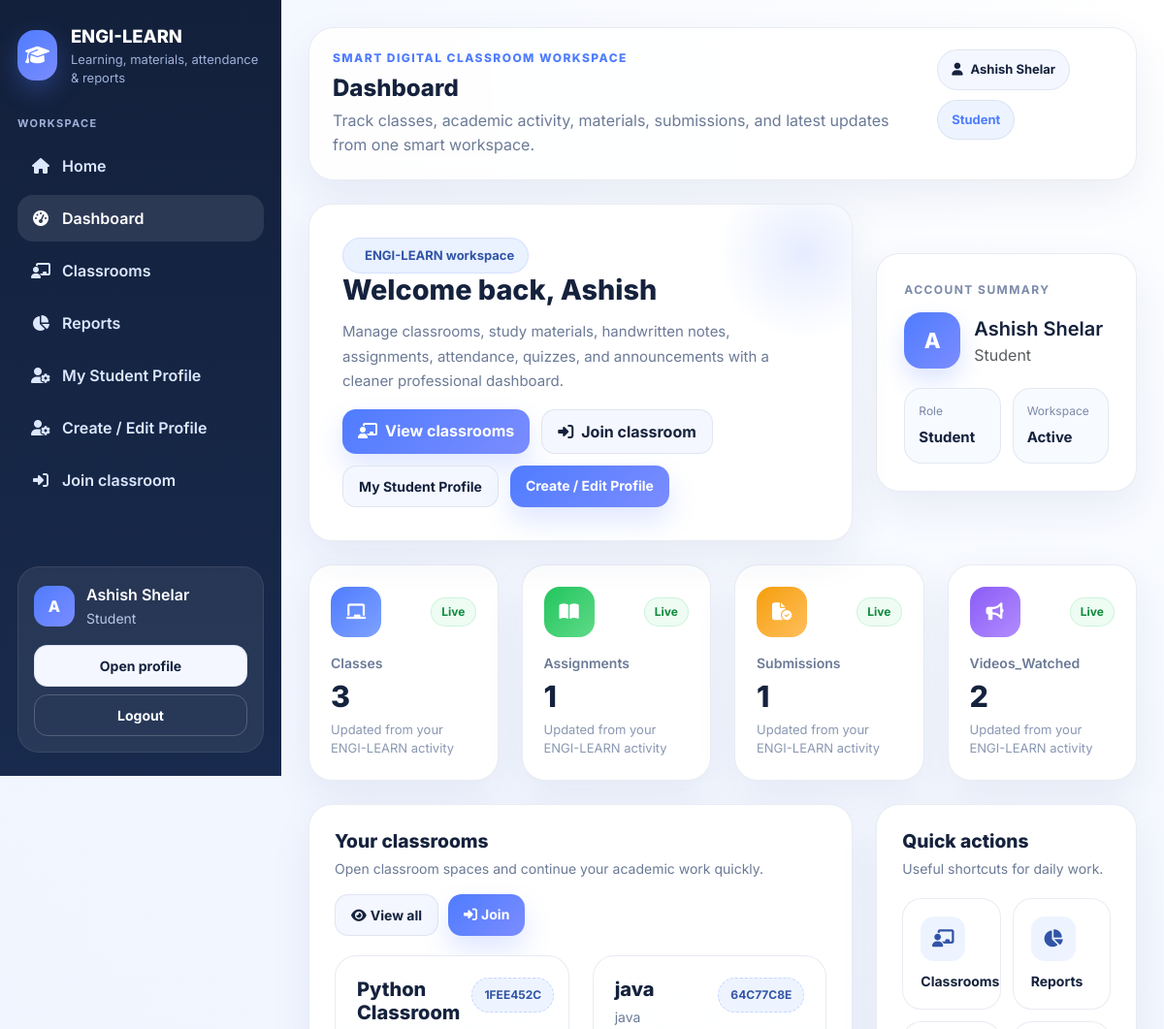
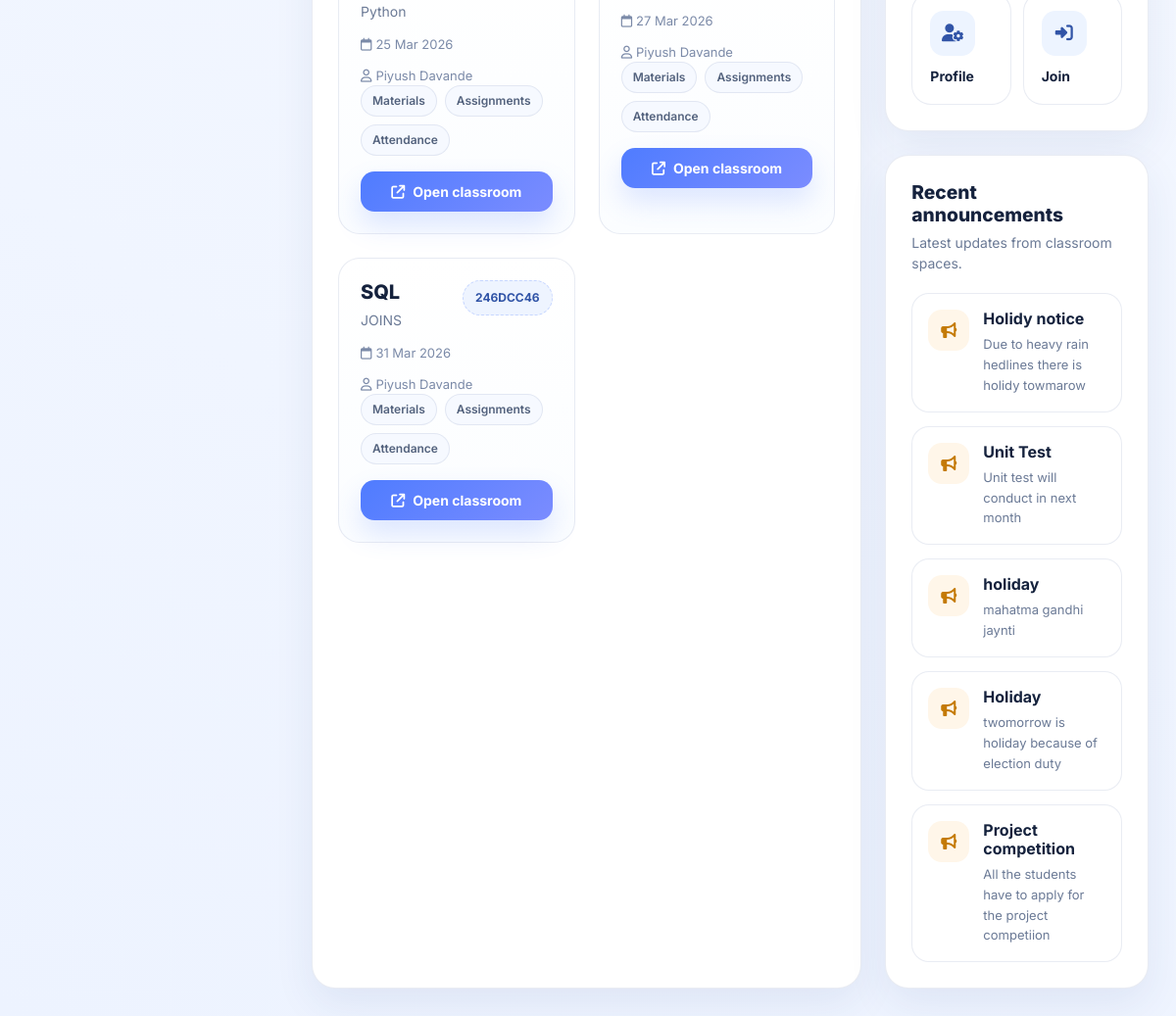
The app's page /dashboard/ (signed in) with its own data (2 pictures, top to bottom).
### core/models.py (models this page shows, shortened)
class Profile(models.Model):
    ROLE_CHOICES = (
        ('admin', 'Admin'),
        ('teacher', 'Teacher'),
        ('student', 'Student'),
    )
    user = models.OneToOneField(User, on_delete=models.CASCADE)
    role = models.CharField(max_length=20, choices=ROLE_CHOICES, default='student')
    phone = models.CharField(max_length=20, blank=True)
    bio = models.TextField(blank=True)

class Classroom(models.Model):
    teacher = models.ForeignKey(User, on_delete=models.CASCADE, related_name='teaching_classes')
    title = models.CharField(max_length=200)
    subject = models.CharField(max_length=200)
    description = models.TextField(blank=True)
    class_code = models.CharField(max_length=12, unique=True, blank=True)
    created_at = models.DateTimeField(auto_now_add=True)

class Announcement(models.Model):
    classroom = models.ForeignKey(Classroom, on_delete=models.CASCADE, related_name='announcements')
    title = models.CharField(max_length=200)
    message = models.TextField()
    created_at = models.DateTimeField(auto_now_add=True)
    class Meta:
        ordering = ['-created_at']

### core/views.py (the view, shortened to what this page needs)
# urls.py: path('dashboard/', views.dashboard, name='dashboard'),
@login_required
def dashboard(request):
    profile = request.user.profile
    if profile.role == 'teacher':
        classrooms = Classroom.objects.filter(teacher=request.user)
        stats = {
            'classes': classrooms.count(),
            'students': Enrollment.objects.filter(classroom__teacher=request.user).values('student').distinct().count(),
            'assignments': Assignment.objects.filter(classroom__teacher=request.user).count(),
            'materials': Material.objects.filter(classroom__teacher=request.user).count(),
        }
    elif profile.role == 'student':
        classrooms = Classroom.objects.filter(enrollments__student=request.user).distinct()
        stats = {
            'classes': classrooms.count(),
            'assignments': Assignment.objects.filter(classroom__enrollments__student=request.user).distinct().count(),
            'submissions': Submission.objects.filter(student=request.user).count(),
            'videos_watched': VideoWatchStatus.objects.filter(student=request.user, viewed=True).count(),
        }
    announcements = Announcement.objects.order_by('-created_at')[:5]
    return render(request, 'core/dashboard.html', {
        'profile': profile,
        'classrooms': classrooms,
        'stats': stats,
        'announcements': announcements,
    })

### core/templates/core/dashboard.html (shortened to what this page needs)
{% extends 'core/base.html' %}
{% block page_title %}Dashboard{% endblock %}
{% block page_subtitle %}Track classes, academic activity, materials, submissions, and latest updates from one smart workspace.{% endblock %}
{% block content %}
<div class="dashboard-hero mb-4">
    <div class="row g-4 align-items-center">
        <div class="col-lg-8">
            <div class="hero-card">
                <div class="hero-badge"> ENGI-LEARN workspace</div>
                <h2 class="hero-title">Welcome back, {{ user.first_name|default:user.username }}</h2>
                <p class="hero-text">Manage classrooms, study materials, handwritten notes, assignments, attendance, quizzes, and announcements with a cleaner professional dashboard.</p>
                <div class="hero-actions">
                    <a href="{% url 'classroom_list' %}" class="btn btn-gradient"><i class="fa-solid fa-chalkboard-user me-2"></i>View classrooms</a>
                    {% if profile.role == 'teacher' %}
                    <a href="{% url 'create_classroom' %}" class="btn btn-soft"><i class="fa-solid fa-plus me-2"></i>Create classroom</a>
                    {% elif profile.role == 'student' %}
                    <a href="{% url 'join_classroom' %}" class="btn btn-soft"><i class="fa-solid fa-right-to-bracket me-2"></i>Join classroom</a>
                    {% if request.user.profile.role == 'student' %}
                    <a href="{% url 'student_profile' %}" class="btn btn-soft btn-sm">My Student Profile</a>
                    <a href="{% url 'student_profile_edit' %}" class="btn btn-gradient btn-sm">Create / Edit Profile</a>
                    {% endif %}
                    {% endif %}
                </div>
            </div>
        </div>
        <div class="col-lg-4">
            <div class="hero-side-card h-100">
                <div class="side-mini-label">Account summary</div>
                <div class="side-user-row">
                    <div class="side-avatar">{{ user.first_name|default:user.username|first|upper }}</div>
                    <div>
                        <div class="fw-semibold fs-5">{{ user.get_full_name|default:user.username }}</div>
                        <div class="text-capitalize text-muted">{{ profile.role }}</div>
                    </div>
                </div>
                <div class="mini-status-grid">
                    <div class="mini-status-box"><span>Role</span><strong class="text-capitalize">{{ profile.role }}</strong></div>
                    <div class="mini-status-box"><span>Workspace</span><strong>Active</strong></div>
                </div>
            </div>
        </div>
    </div>
</div>
<div class="row g-4 mb-4">
    {% for key, value in stats.items %}
    <div class="col-sm-6 col-xl-3">
        <div class="dashboard-stat-card h-100">
            <div class="stat-top">
                <div class="stat-icon {% if forloop.counter == 1 %}icon-blue{% elif forloop.counter == 2 %}icon-green{% elif forloop.counter == 3 %}icon-orange{% else %}icon-purple{% endif %}">
                    {% if forloop.counter == 1 %}<i class="fa-solid fa-chalkboard"></i>{% elif forloop.counter == 2 %}<i class="fa-solid fa-book-open"></i>{% elif forloop.counter == 3 %}<i class="fa-solid fa-file-circle-check"></i>{% else %}<i class="fa-solid fa-bullhorn"></i>{% endif %}
                </div>
                <div class="stat-trend">Live</div>
            </div>
            <div class="stat-label">{{ key|title }}</div>
            <div class="stat-value">{{ value }}</div>
            <div class="stat-subtext">Updated from your ENGI-LEARN activity</div>
        </div>
    </div>
    {% endfor %}
</div>
<div class="row g-4">
    <div class="col-xl-8">
        <div class="content-panel h-100">
            <div class="panel-header">
                <div>
                    <h3>Your classrooms</h3>
                    <p>Open classroom spaces and continue your academic work quickly.</p>
                </div>
                <div class="panel-actions">
                    <a href="{% url 'classroom_list' %}" class="btn btn-soft btn-sm"><i class="fa-solid fa-eye me-1"></i>View all</a>
                    {% if profile.role == 'teacher' %}
                    <a href="{% url 'create_classroom' %}" class="btn btn-gradient btn-sm"><i class="fa-solid fa-plus me-1"></i>Create</a>
                    {% elif profile.role == 'student' %}
                    <a href="{% url 'join_classroom' %}" class="btn btn-gradient btn-sm"><i class="fa-solid fa-right-to-bracket me-1"></i>Join</a>
                    {% endif %}
                </div>
            </div>
            <div class="row g-4">
                {% for classroom in classrooms %}
                <div class="col-md-6">
                    <div class="classroom-dashboard-card h-100">
                        <div class="classroom-card-top">
                            <div>
                                <h5>{{ classroom.title }}</h5>
                                <div class="classroom-subject">{{ classroom.subject }}</div>
                            </div>
                            <span class="class-code-badge">{{ classroom.class_code }}</span>
                        </div>
                        <div class="classroom-meta">
                            <span><i class="fa-regular fa-calendar me-1"></i>{{ classroom.created_at|date:"d M Y" }}</span>
                            {% if classroom.teacher %}<span><i class="fa-regular fa-user me-1"></i>{{ classroom.teacher.get_full_name|default:classroom.teacher.username }}</span>{% endif %}
                        </div>
                        <div class="classroom-tags"><span class="mini-tag">Materials</span><span class="mini-tag">Assignments</span><span class="mini-tag">Attendance</span></div>
                        <div class="mt-3"><a href="{% url 'classroom_detail' classroom.id %}" class="btn btn-gradient btn-sm w-100"><i class="fa-solid fa-arrow-up-right-from-square me-2"></i>Open classroom</a></div>
                    </div>
                </div>
                {% endfor %}
            </div>
        </div>
    </div>
    <div class="col-xl-4">
        <div class="d-grid gap-4">
            <div class="content-panel">
                <div class="panel-header"><div><h3>Quick actions</h3><p>Useful shortcuts for daily work.</p></div></div>
                <div class="quick-action-grid">
                    <a href="{% url 'classroom_list' %}" class="quick-action-card"><i class="fa-solid fa-chalkboard-user"></i><span>Classrooms</span></a>
                    <a href="{% url 'reports' %}" class="quick-action-card"><i class="fa-solid fa-chart-pie"></i><span>Reports</span></a>
                    <a href="{% url 'profile' %}" class="quick-action-card"><i class="fa-solid fa-user-gear"></i><span>Profile</span></a>
                    {% if profile.role == 'teacher' %}<a href="{% url 'create_classroom' %}" class="quick-action-card"><i class="fa-solid fa-circle-plus"></i><span>Create</span></a>{% elif profile.role == 'student' %}<a href="{% url 'join_classroom' %}" class="quick-action-card"><i class="fa-solid fa-right-to-bracket"></i><span>Join</span></a>{% endif %}
                </div>
            </div>
            <div class="content-panel">
                <div class="panel-header"><div><h3>Recent announcements</h3><p>Latest updates from classroom spaces.</p></div></div>
                <div class="announcement-stack">
                    {% for item in announcements %}
                    <div class="announcement-dashboard-card">
                        <div class="announcement-badge-icon"><i class="fa-solid fa-bullhorn"></i></div>
                        <div class="announcement-body"><h6>{{ item.title }}</h6><p>{{ item.message|truncatechars:120 }}</p></div>
                    </div>
                    {% empty %}<div class="empty-state-small">No announcements published yet.</div>{% endfor %}
                </div>
            </div>
        </div>
    </div>
</div>
{% endblock %}

### core/templates/core/base.html (shortened to what this page needs)
{% load static %}
<!DOCTYPE html>
<html lang="en">
<head>
    <link href="https://cdn.jsdelivr.net/npm/bootstrap@5.3.3/dist/css/bootstrap.min.css" rel="stylesheet">
    <link rel="stylesheet" href="https://cdnjs.cloudflare.com/ajax/libs/font-awesome/6.5.2/css/all.min.css">
    <link rel="stylesheet" href="{% static 'css/style.css' %}">
</head>
<body class="app-bg">
<div class="layout-shell">
    <aside class="sidebar-panel" id="sidebarPanel">
        <div>
            <a href="/" class="brand-link text-decoration-none">
                <div class="brand-logo"><i class="fa-solid fa-graduation-cap"></i></div>
                <div>
                    <div class="brand-title">ENGI-LEARN</div>
                    <div class="brand-subtitle">Learning, materials, attendance & reports</div>
                </div>
            </a>
            <div class="sidebar-section-title">Workspace</div>
            <nav class="nav flex-column app-nav">
                <a class="nav-link {% if request.path == '/' %}active{% endif %}" href="/"><i class="fa-solid fa-house"></i><span>Home</span></a>
                {% if user.is_authenticated %}
                    <a class="nav-link {% if '/dashboard/' in request.path %}active{% endif %}" href="{% url 'dashboard' %}"><i class="fa-solid fa-gauge-high"></i><span>Dashboard</span></a>
                    <a class="nav-link " href="{% url 'classroom_list' %}"><i class="fa-solid fa-chalkboard-user"></i><span>Classrooms</span></a>
                    <a class="nav-link {% if '/reports/' in request.path %}active{% endif %}" href="{% url 'reports' %}"><i class="fa-solid fa-chart-pie"></i><span>Reports</span></a>
                     {% if request.user.profile.role == 'student' %}
                    <a class="nav-link" href="{% url 'student_profile' %}" class="btn btn-soft btn-sm"><i class="fa-solid fa-user-gear"></i> <span> My Student Profile </span> </a>
                    <a class="nav-link" href="{% url 'student_profile_edit' %}" class="btn btn-gradient btn-sm"> <i class="fa-solid fa-user-gear"></i> <span> Create / Edit Profile </span></a>
                    {% endif %}
                    {% if user.profile.role == 'student' %}
                        <a class="nav-link {% if '/classrooms/join/' in request.path %}active{% endif %}" href="{% url 'join_classroom' %}"><i class="fa-solid fa-right-to-bracket"></i><span>Join classroom</span></a>
                    {% endif %}
                {% endif %}
            </nav>
        </div>
        {% if user.is_authenticated %}
        <div class="sidebar-footer-card">
            <div class="sidebar-user-mini mb-3">
                <div class="avatar-chip">{{ user.first_name|default:user.username|first|upper }}</div>
                <div class="sidebar-user-meta">
                    <div class="fw-semibold">{{ user.get_full_name|default:user.username }}</div>
                    <small class="text-capitalize">{{ user.profile.role }}</small>
                </div>
            </div>
            <div class="d-grid gap-2">
                <a href="{% url 'profile' %}" class="btn btn-soft btn-sm">Open profile</a>
                <a href="{% url 'logout' %}" class="btn btn-outline-soft btn-sm">Logout</a>
            </div>
        </div>
        {% endif %}
    </aside>
    <main class="main-panel">
        <header class="topbar-panel">
            <div class="d-flex align-items-start gap-3 flex-grow-1">
                <div>
                    <div class="eyebrow">Smart digital classroom workspace</div>
                    <h1 class="page-title">{% block page_title %}SmartClass{% endblock %}</h1>
                    <div class="page-subtitle">{% block page_subtitle %}Manage classes, materials, assignments, quizzes, attendance, and reports in one polished dashboard.{% endblock %}</div>
                </div>
            </div>
            <div class="header-actions">
                {% if user.is_authenticated %}
                    <div class="header-chips">
                        <span class="header-chip"><i class="fa-solid fa-user"></i> {{ user.get_full_name|default:user.username }}</span>
                        <span class="header-chip role-chip text-capitalize">{{ user.profile.role }}</span>
                    </div>
                {% else %}
                    <a class="btn btn-soft" href="{% url 'login' %}">Login</a>
                    <a class="btn btn-gradient" href="{% url 'register' %}">Create account</a>
                {% endif %}
            </div>
        </header>
        {% block content %}{% endblock %}
    </main>
</div>
</body>
</html>

### records on screen
Profile: role "Student"
Classroom: title "Python Classroom", subject "Python", class_code "1FEE452C", created_at "25 Mar 2026", teacher.get_full_name "Piyush Davande"
Classroom: title "java", subject "java", class_code "64C77C8E", created_at "27 Mar 2026", teacher.get_full_name "Piyush Davande"
Classroom: title "SQL", subject "JOINS", class_code "246DCC46", created_at "31 Mar 2026", teacher.get_full_name "Piyush Davande"
Announcement: title "Holidy notice", message "Due to heavy rain hedlines there is holidy towmarow"
Announcement: title "Unit Test", message "Unit test will conduct in next month"
Announcement: title "holiday", message "mahatma gandhi jaynti"
Announcement: title "Holiday", message "twomorrow is holiday because of election duty"
Announcement: title "Project competition", message "All the students have to apply for the project competiion"

### other values on screen
{{ user.first_name|default:user.username|first|upper }} "A"
{{ user.get_full_name|default:user.username }} "Ashish Shelar"
{{ user.profile.role }} "Student"
{{ user.first_name|default:user.username }} "Ashish"
{{ key|title }} "Classes" "Assignments" "Submissions" "Videos_Watched"
{{ value }} "3" "1" "1" "2"
